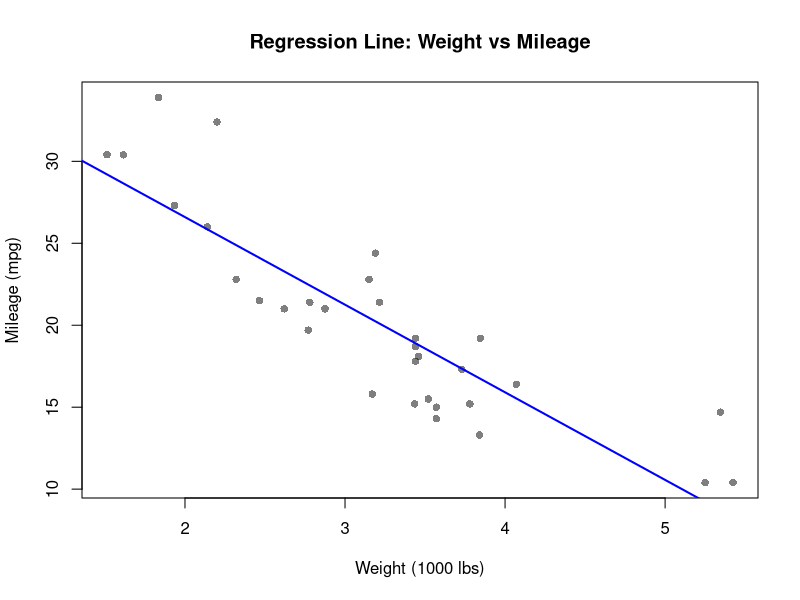

Write the R code that produced this figure.
## ---- chunk 1
model <- lm(mpg ~ wt, data = mtcars)
## ---- chunk 2
plot(mtcars$wt, mtcars$mpg, pch = 16, col = rgb(0, 0, 0, 0.5), 
     xlab = "Weight (1000 lbs)", ylab = "Mileage (mpg)", 
     main = "Regression Line: Weight vs Mileage")
abline(model, col = "blue", lwd = 2)
